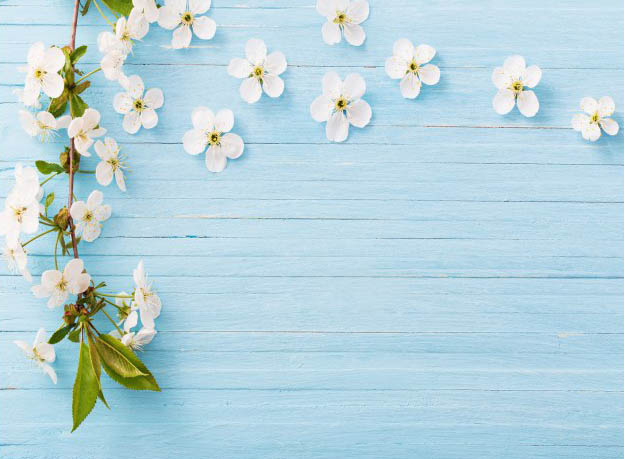
%> input picture Codes/bahar.jpg, 624 x 459 px
$ octave --eval "result = f1('bahar.jpg');"   (GNU Octave 9; MATLAB toolbox functions it lacks are replaced by stand-ins)
%> lines starting %> are read from the running program, lines starting %| are printed output that depends on the picture; in (x1, y1, x2, y2) boxes, pixels count from 0 and x2, y2 are one past the last pixel; in counts of white or black regions, pixels touching at a corner belong together; the program's own positions count from 1
function num = f1(img)
%> called with img = 'bahar.jpg'
img = imread(img);
%> img is the input picture: size 459x624x3 uint8; mean R, G, B 183.9, 212.1, 221
num = 0;
img_bw=rgb2gray(img);
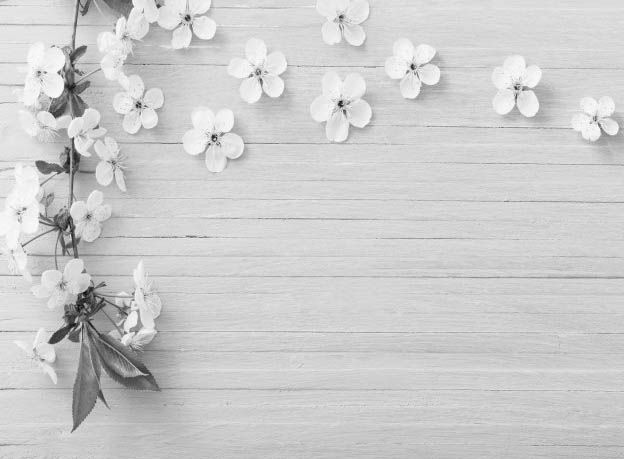
%> img_bw: size 459x624 uint8; min 7, max 254, mean 204.7
y=imbinarize(img_bw);
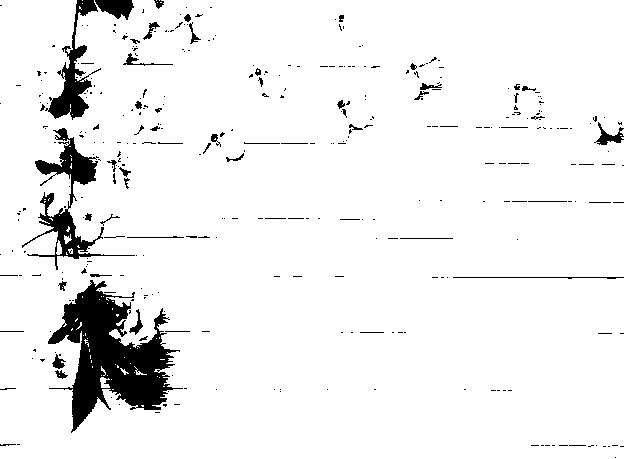
%> y: size 459x624 logical; 93.8% white; 353 black regions (294 under 20 px), largest, box (x1, y1, x2, y2) and area: (48, 280, 183, 433) 8716, (22, 128, 135, 270) 2925, (45, 0, 101, 120) 1888
s = bwconncomp(y);
%> s = 78 connected components
for i=1: s.NumObjects
   y_jadid = s.PixelIdxList{i};
   y_jadid=~imbinarize(img_bw);
   [a b]=bwlabel(y_jadid);
   if (b>=2)
       num = num +1;
   end

end
%> this loop made 78 passes
%> pass 1, in f1, `[a b]=bwlabel(y_jadid);`:
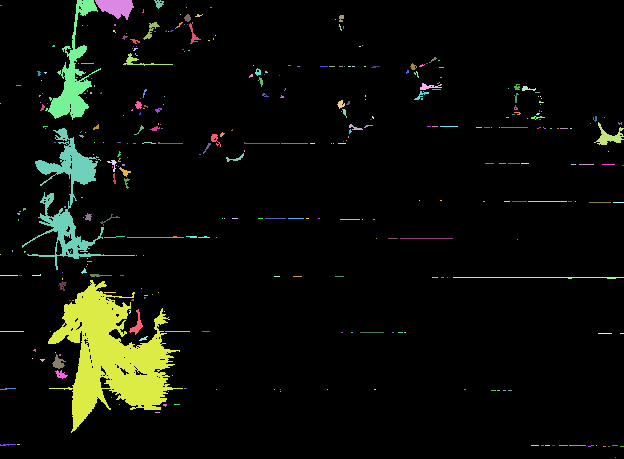
%> a: size 459x624 double; 354 distinct labels, from 0 to 353; one colour per label, 0 black
%> after the loop, num = 78
disp(num)
%| 78
end
% [8 lines of commented-out code are left out]
